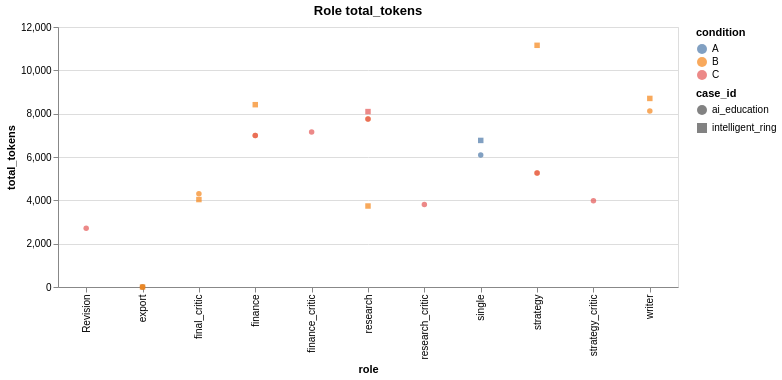

Express this chart as Vega-Lite.
### Vega-Lite specification from a JSON file in a GitHub repository (floating-point values rounded to 4 significant figures)
{"config": {"view": {"continuousWidth": 300, "continuousHeight": 300}}, "data": {"values": [{"case_id": "ai_education", "condition": "A", "role": "single", "value": 6095}, {"case_id": "ai_education", "condition": "A", "role": "export", "value": 0}, {"case_id": "ai_education", "condition": "B", "role": "research", "value": 7755}, {"case_id": "ai_education", "condition": "B", "role": "strategy", "value": 5259}, {"case_id": "ai_education", "condition": "B", "role": "finance", "value": 6993}, {"case_id": "ai_education", "condition": "B", "role": "writer", "value": 8125}, {"case_id": "ai_education", "condition": "B", "role": "final_critic", "value": 4299}, {"case_id": "ai_education", "condition": "B", "role": "export", "value": 0}, {"case_id": "ai_education", "condition": "C", "role": "research", "value": 7755}, {"case_id": "ai_education", "condition": "C", "role": "strategy", "value": 5259}, {"case_id": "ai_education", "condition": "C", "role": "finance", "value": 6993}, {"case_id": "ai_education", "condition": "C", "role": "research_critic", "value": 3805}, {"case_id": "ai_education", "condition": "C", "role": "strategy_critic", "value": 3984}, {"case_id": "ai_education", "condition": "C", "role": "finance_critic", "value": 7156}, {"case_id": "ai_education", "condition": "C", "role": "Revision", "value": 2708}, {"case_id": "intelligent_ring", "condition": "C", "role": "research", "value": 8096}, {"case_id": "intelligent_ring", "condition": "B", "role": "research", "value": 3738}, {"case_id": "intelligent_ring", "condition": "B", "role": "strategy", "value": 11155}, {"case_id": "intelligent_ring", "condition": "B", "role": "finance", "value": 8415}, {"case_id": "intelligent_ring", "condition": "B", "role": "writer", "value": 8703}, {"case_id": "intelligent_ring", "condition": "B", "role": "final_critic", "value": 4036}, {"case_id": "intelligent_ring", "condition": "B", "role": "export", "value": 0}, {"case_id": "intelligent_ring", "condition": "A", "role": "single", "value": 6765}]}, "mark": {"type": "point", "filled": true}, "encoding": {"color": {"field": "condition", "type": "nominal"}, "shape": {"field": "case_id", "type": "nominal"}, "tooltip": [{"field": "case_id", "type": "nominal"}, {"field": "condition", "type": "nominal"}, {"field": "role", "type": "nominal"}, {"field": "value", "type": "quantitative"}], "x": {"field": "role", "type": "nominal"}, "y": {"field": "value", "title": "total_tokens", "type": "quantitative"}}, "height": 260, "title": "Role total_tokens", "width": 620, "$schema": "https://vega.github.io/schema/vega-lite/v6.4.1.json"}
